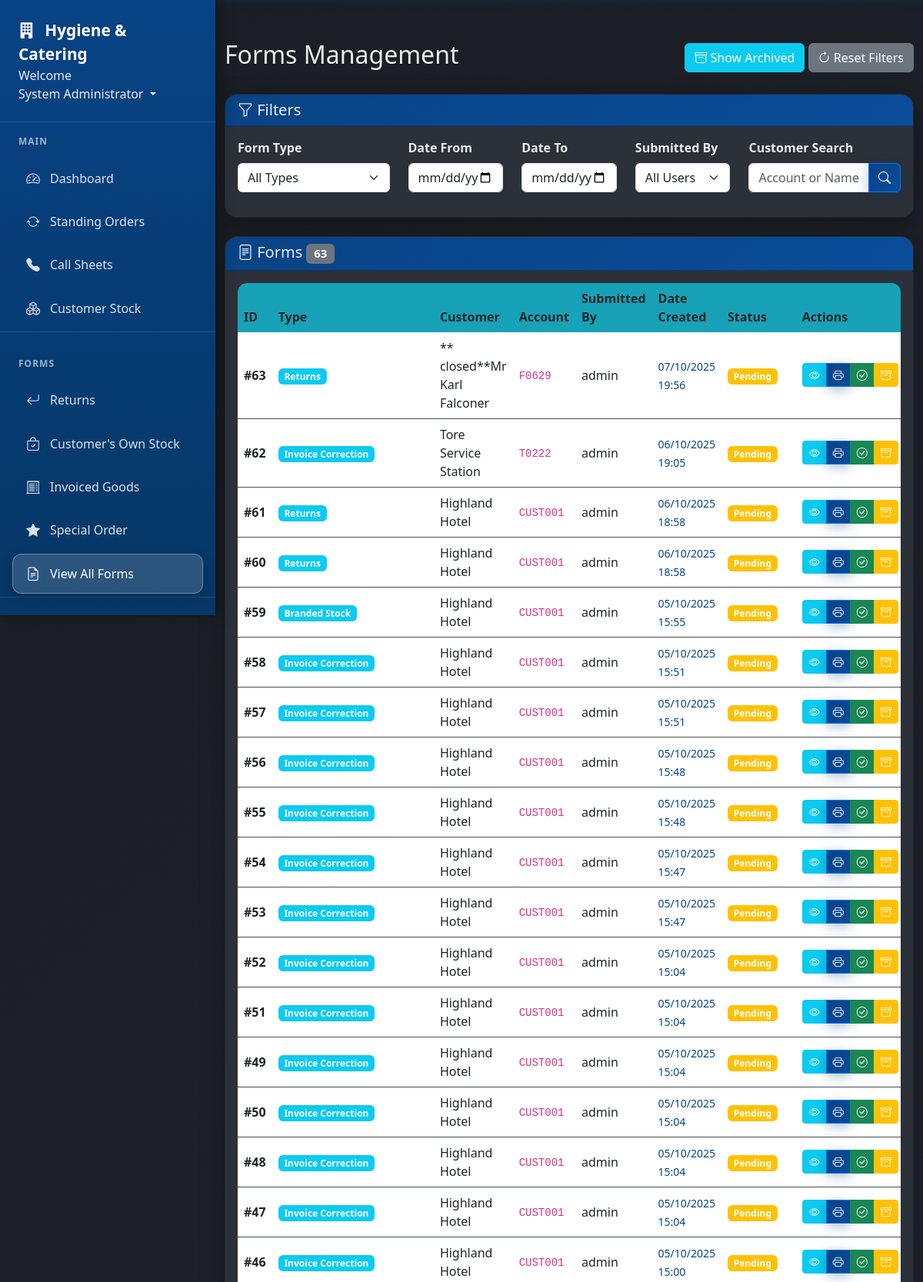
The page /forms (signed in, upper part) on the database its author committed.
### app/models.py (models this page shows, shortened)
class User(db.Model, UserMixin):
    id = db.Column(db.Integer, primary_key=True)
    username = db.Column(db.String(20), unique=True, nullable=False)  # Keep for system use
    email = db.Column(db.String(120), unique=True, nullable=False, index=True)  # Primary identifier
    full_name = db.Column(db.String(100), nullable=False)
    password_hash = db.Column(db.String(128), nullable=False)  # Changed from 'password' to 'password_hash'
    role = db.Column(db.String(20), nullable=False)
    job_title = db.Column(db.String(100))
    direct_phone = db.Column(db.String(20))
    mobile_phone = db.Column(db.String(20))
    is_active = db.Column(db.Boolean, default=True)
    must_change_password = db.Column(db.Boolean, default=False)
    created_at = db.Column(db.DateTime, nullable=False, default=datetime.utcnow)
    last_login = db.Column(db.DateTime)
    forms = db.relationship('Form', foreign_keys='Form.user_id', backref='author', lazy=True)
    callsheet_entries = db.relationship('CallsheetEntry', backref='entered_by', lazy=True)
    callsheets_created = db.relationship('Callsheet', backref='created_by_user', lazy=True)
    todo_items = db.relationship('TodoItem', backref='user', lazy=True, cascade='all, delete-orphan')
    company_updates = db.relationship('CompanyUpdate', backref='author', lazy=True, cascade='all, delete-orphan')

class Form(db.Model):
    id = db.Column(db.Integer, primary_key=True)
    type = db.Column(db.String(50), nullable=False)
    data = db.Column(db.Text, nullable=False)
    date_created = db.Column(db.DateTime, nullable=False, default=datetime.utcnow)
    user_id = db.Column(db.Integer, db.ForeignKey('user.id'), nullable=False)
    is_completed = db.Column(db.Boolean, default=False)
    completed_date = db.Column(db.DateTime, nullable=True)
    completed_by = db.Column(db.Integer, db.ForeignKey('user.id'), nullable=True)
    is_archived = db.Column(db.Boolean, default=False)
    completer = db.relationship('User', foreign_keys=[completed_by], backref='completed_forms')
    __table_args__ = (
        db.Index('idx_form_user_date', 'user_id', 'date_created'),
        db.Index('idx_form_status', 'is_completed', 'is_archived'),
        db.Index('idx_form_type', 'type'),
    )

### app/routes.py (the view, shortened to what this page needs)
@main.route('/forms')
@login_required
def forms():
    form_type = request.args.get('type', '')
    date_from = request.args.get('date_from', '')
    date_to = request.args.get('date_to', '')
    submitted_by = request.args.get('submitted_by', '')
    customer_search = request.args.get('customer', '')
    show_archived = request.args.get('show_archived', 'false') == 'true'
    query = Form.query
    if not show_archived:
        query = query.filter_by(is_archived=False)
    if form_type:
        query = query.filter(Form.type == form_type)
    if date_from:
        try:
            date_from_obj = datetime.strptime(date_from, '%Y-%m-%d')
            query = query.filter(Form.date_created >= date_from_obj)
        except:
            pass
    if submitted_by:
        query = query.join(User, Form.user_id == User.id).filter(User.username.ilike(f'%{submitted_by}%'))
    all_forms = query.order_by(Form.date_created.desc()).all()
    forms_with_data = []
    for form in all_forms:
        form_data = json.loads(form.data)
        form_dict = {
            'id': form.id,
            'type': form.type.replace('_', ' ').title(),
            'type_raw': form.type,
            'date_created': form.date_created,
            'author': User.query.get(form.user_id).username if User.query.get(form.user_id) else 'Unknown',
            'data': form_data,
            'customer_account': form_data.get('customer_account', 'N/A'),
            'customer_name': form_data.get('customer_name', 'N/A'),
            'is_completed': form.is_completed,
            'completed_date': form.completed_date,
            'completed_by': User.query.get(form.completed_by).username if form.completed_by else None,
            'is_archived': form.is_archived
        }
        forms_with_data.append(form_dict)
    unique_types = db.session.query(Form.type).distinct().all()
    form_types = [t[0] for t in unique_types]
    all_users = User.query.all()
    return render_template('forms.html',
                         title='All Forms',
                         forms=forms_with_data,
                         form_types=form_types,
                         all_users=all_users,
                         current_filters={
                             'type': form_type,
                             'date_from': date_from,
                             'date_to': date_to,
                             'submitted_by': submitted_by,
                             'customer': customer_search,
                             'show_archived': show_archived
                         })

### app/templates/forms.html (shortened to what this page needs)
{% extends "base.html" %}
{% block content %}
<div class="d-flex justify-content-between align-items-center mb-4">
  <h2>Forms Management</h2>
  <div>
    <button class="btn btn-info" onclick="toggleArchived()">
      <i class="bi bi-archive"></i>
      {% if current_filters.show_archived %}
        Hide Archived
      {% else %}
        Show Archived
      {% endif %}
    </button>
    <button class="btn btn-secondary" onclick="resetFilters()">
      <i class="bi bi-arrow-clockwise"></i> Reset Filters
    </button>
  </div>
</div>
<div class="card mb-4">
  <div class="card-header">
    <h5 class="mb-0"><i class="bi bi-funnel"></i> Filters</h5>
  </div>
  <div class="card-body">
    <form method="GET" action="{{ url_for('main.forms') }}" id="filterForm">
      <div class="row">
        <div class="col-md-3 mb-3">
          <label class="form-label">Form Type</label>
          <select class="form-select" name="type" onchange="this.form.submit()">
            <option value="">All Types</option>
          </select>
        </div>
        <div class="col-md-2 mb-3">
          <label class="form-label">Date From</label>
          <input type="date" class="form-control" name="date_from"
                 value="{{ current_filters.date_from }}" onchange="this.form.submit()">
        </div>
        <div class="col-md-2 mb-3">
          <label class="form-label">Date To</label>
          <input type="date" class="form-control" name="date_to"
                 value="{{ current_filters.date_to }}" onchange="this.form.submit()">
        </div>
        <div class="col-md-2 mb-3">
          <label class="form-label">Submitted By</label>
          <select class="form-select" name="submitted_by" onchange="this.form.submit()">
            <option value="">All Users</option>
          </select>
        </div>
        <div class="col-md-3 mb-3">
          <label class="form-label">Customer Search</label>
          <div class="input-group">
            <input type="text" class="form-control" name="customer"
                   placeholder="Account or Name" value="{{ current_filters.customer }}">
            <button class="btn btn-primary" type="submit">
              <i class="bi bi-search"></i>
            </button>
          </div>
        </div>
      </div>
    </form>
  </div>
</div>
<div class="card">
  <div class="card-header">
    <h5 class="mb-0">
      <i class="bi bi-file-text"></i> Forms
      <span class="badge bg-secondary">{{ forms|length }}</span>
    </h5>
  </div>
  <div class="card-body">
    {% if forms %}
    <div class="table-responsive">
      <table class="table table-hover">
        <thead>
          <tr>
            <th>ID</th>
            <th>Type</th>
            <th>Customer</th>
            <th>Account</th>
            <th>Submitted By</th>
            <th>Date Created</th>
            <th>Status</th>
            <th width="200">Actions</th>
          </tr>
        </thead>
        <tbody>
          {% for form in forms %}
          <tr class="{% if form.is_archived %}table-secondary{% endif %}">
            <td>
              <strong>#{{ form.id }}</strong>
            </td>
            <td>
              <span class="badge bg-info">{{ form.type }}</span>
            </td>
            <td>{{ form.customer_name }}</td>
            <td>
              <code>{{ form.customer_account }}</code>
            </td>
            <td>{{ form.author }}</td>
            <td>
              <small>{{ form.date_created.strftime('%d/%m/%Y %H:%M') }}</small>
            </td>
            <td>
              {% if form.is_archived %}
                <span class="badge bg-secondary">Archived</span>
              {% elif form.is_completed %}
                <span class="badge bg-success">Completed</span>
                {% if form.completed_by %}
                  <br><small class="text-muted">by {{ form.completed_by }}</small>
                {% endif %}
              {% else %}
                <span class="badge bg-warning">Pending</span>
              {% endif %}
            </td>
            <td>
              <div class="btn-group btn-group-sm" role="group">
                <a href="{{ url_for('main.view_form', form_id=form.id) }}"
                   class="btn btn-info" title="View">
                  <i class="bi bi-eye"></i>
                </a>
                <a href="{{ url_for('main.print_form', form_id=form.id) }}"
                   class="btn btn-primary" target="_blank" title="Print">
                  <i class="bi bi-printer"></i>
                </a>
                {% if not form.is_archived %}
                  {% if not form.is_completed %}
                    <button class="btn btn-success" onclick="completeForm({{ form.id }})" title="Mark Complete">
                      <i class="bi bi-check-circle"></i>
                    </button>
                  {% endif %}
                  <button class="btn btn-warning" onclick="archiveForm({{ form.id }})" title="Archive">
                    <i class="bi bi-archive"></i>
                  </button>
                {% else %}
                  <button class="btn btn-secondary" onclick="unarchiveForm({{ form.id }})" title="Restore">
                    <i class="bi bi-arrow-counterclockwise"></i>
                  </button>
                {% endif %}
              </div>
            </td>
          </tr>
          {% endfor %}
        </tbody>
      </table>
    </div>
    {% endif %}
  </div>
</div>
{% endblock %}

### app/templates/base.html (shortened to what this page needs)
<!DOCTYPE html>
<html lang="en">
  <head>
    <link
      rel="stylesheet"
      href="{{ url_for('static', filename='style.css') }}"
    />
    <link
      href="https://cdn.jsdelivr.net/npm/bootstrap@5.3.0/dist/css/bootstrap.min.css"
      rel="stylesheet"
    />
    <link
      href="https://cdn.jsdelivr.net/npm/bootstrap-icons@1.11.0/font/bootstrap-icons.css"
      rel="stylesheet"
    />
  </head>
  <body>
    <nav class="nav-sidebar" id="navSidebar">
      <div class="nav-sidebar-header">
        <a href="{{ url_for('main.dashboard') }}" class="nav-sidebar-brand">
          <i class="bi bi-building-fill me-2"></i>
          Hygiene & Catering
        </a>
        <li class="nav-item dropdown" style="display: block">
          <text>Welcome</text>
          <a
            class="nav-link dropdown-toggle"
            href="#"
            id="userDropdown"
            role="button"
            data-bs-toggle="dropdown"
          >
             {{ current_user.full_name or
            current_user.username }}
          </a>
        </li>
      </div>
      {% if current_user.is_authenticated %}
      <div class="nav-sidebar-nav">
        <div class="nav-section">
          <div class="nav-section-title">Main</div>
          <div class="nav-item">
            <a class="nav-link" href="{{ url_for('main.dashboard') }}">
              <i class="bi bi-speedometer2"></i>
              Dashboard
            </a>
          </div>
          <div class="nav-item">
            <a
              class="nav-link"
              href="{{ url_for('standing_orders.standing_orders') }}"
            >
              <i class="bi bi-arrow-repeat"></i>
              Standing Orders
            </a>
          </div>
          <div class="nav-item">
            <a class="nav-link" href="{{ url_for('callsheets.callsheets') }}">
              <i class="bi bi-telephone-fill"></i>
              Call Sheets
            </a>
          </div>
          <div class="nav-item">
            <a
              class="nav-link"
              href="{{ url_for('customer_stock.customer_stock') }}"
            >
              <i class="bi bi-boxes"></i>
              Customer Stock
            </a>
          </div>
        </div>
        <div class="nav-section">
          <div class="nav-section-title">Forms</div>
          <div class="nav-item">
            <a class="nav-link" href="{{ url_for('main.returns') }}">
              <i class="bi bi-arrow-return-left"></i>
              Returns
            </a>
          </div>
          <div class="nav-item">
            <a
              class="nav-link"
              href="{{ url_for('customer_stock.branded_stock') }}"
            >
              <i class="bi bi-bag-check"></i>
              Customer's Own Stock
            </a>
          </div>
          <div class="nav-item">
            <a class="nav-link" href="{{ url_for('main.invoice_correction') }}">
              <i class="bi bi-receipt-cutoff"></i>
              Invoiced Goods
            </a>
          </div>
          <div class="nav-item">
            <a class="nav-link" href="{{ url_for('main.special_order') }}">
              <i class="bi bi-star-fill"></i>
              Special Order
            </a>
          </div>
          <div class="nav-item">
            <a class="nav-link" href="{{ url_for('main.forms') }}">
              <i class="bi bi-file-earmark-text"></i>
              View All Forms
            </a>
          </div>
        </div>
      </div>
      {% endif %}
    </nav>
    <div class="main-content" id="mainContent">
      <div class="container-fluid">
         {% block content %}{% endblock %}
      </div>
    </div>
  </body>
</html>

### rows shown on the page
User: full_name "System Administrator", author "admin" "admin" "admin" "admin" "admin" "admin" "admin" "admin" "admin" "admin" "admin" "admin" "admin" "admin" "admin" "admin" "admin" "admin"
Form: date_created "07/10/2025 19:56"
Form: date_created "06/10/2025 19:05"
Form: date_created "06/10/2025 18:58"
Form: date_created "06/10/2025 18:58"
Form: date_created "05/10/2025 15:55"
Form: date_created "05/10/2025 15:51"
Form: date_created "05/10/2025 15:51"
Form: date_created "05/10/2025 15:48"
Form: date_created "05/10/2025 15:48"
Form: date_created "05/10/2025 15:47"
Form: date_created "05/10/2025 15:47"
Form: date_created "05/10/2025 15:04"
Form: date_created "05/10/2025 15:04"
Form: date_created "05/10/2025 15:04"
Form: date_created "05/10/2025 15:04"
Form: date_created "05/10/2025 15:04"
Form: date_created "05/10/2025 15:04"
Form: date_created "05/10/2025 15:00"
